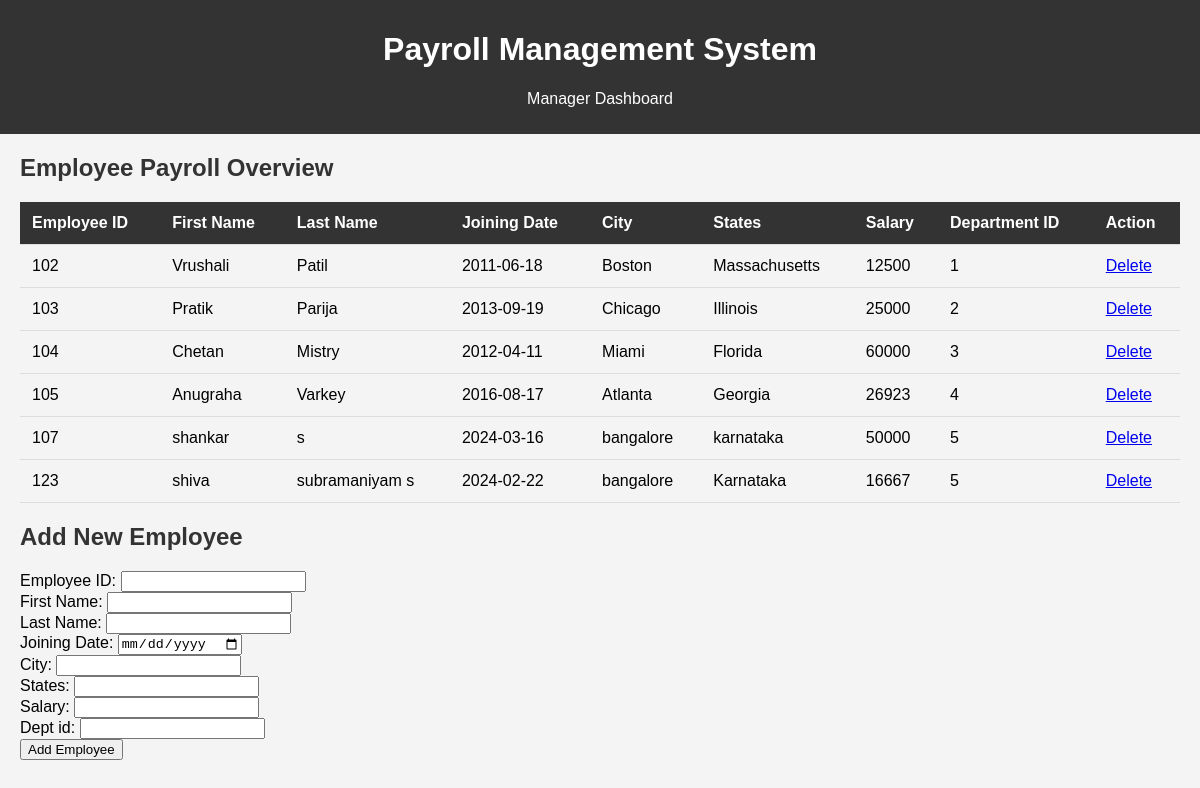
The page /add_emp1.php on the database its author committed.
### tables this page shows
CREATE TABLE `employee` (
  `emp_id` int(11) NOT NULL,
  `fname` varchar(50) NOT NULL,
  `lname` varchar(50) NOT NULL,
  `joining_date` date NOT NULL,
  `city` varchar(50) NOT NULL,
  `states` varchar(50) NOT NULL,
  `salary` int(11) NOT NULL,
  `dept_id` int(11) NOT NULL
);

### add_emp1.php (the view, shortened to what this page needs)
<?php
$host = "localhost";
$dbusername = "root";
$dbpassword = "";
$dbname = "project1";
try {
    $conn = new PDO("mysql:host=$host;dbname=$dbname", $dbusername, $dbpassword);
    $conn->setAttribute(PDO::ATTR_ERRMODE, PDO::ERRMODE_EXCEPTION);
    $sql = "SELECT emp_id, fname, lname, joining_date, city, states, salary,dept_id FROM employee";
    $stmt = $conn->prepare($sql);
    $stmt->execute();
    $employees = $stmt->fetchAll(PDO::FETCH_ASSOC);
} catch (PDOException $e) {
    echo "Error: " . $e->getMessage();
}
?>
<!DOCTYPE html>
<html lang="en">
<head>
</head>
<body>
    <header>
        <h1>Payroll Management System</h1>
        <p>Manager Dashboard</p>
    </header>
    <section>
        <h2>Employee Payroll Overview</h2>
        <table>
            <thead>
                <tr>
                    <th>Employee ID</th>
                    <th>First Name</th>
                    <th>Last Name</th>
                    <th>Joining Date</th>
                    <th>City</th>
                    <th>States</th>
                    <th>Salary</th>
                    <th>Department ID</th>
                    <th>Action</th>
                </tr>
            </thead>
            <tbody>
                <?php foreach ($employees as $employee): ?>
                    <tr>
                        <td><?= $employee['emp_id'] ?></td>
                        <td><?= $employee['fname'] ?></td>
                        <td><?= $employee['lname'] ?></td>
                        <td><?= $employee['joining_date'] ?></td>
                        <td><?= $employee['city'] ?></td>
                        <td><?= $employee['states'] ?></td>
                        <td><?= $employee['salary'] ?></td>
                        <td><?= $employee['dept_id'] ?></td>
                        <td><a href='delete_employee.php?id=<?= $employee['emp_id'] ?>'>Delete</a></td>
                    </tr>
                <?php endforeach; ?>
            </tbody>
        </table>
        <h2>Add New Employee</h2>
        <form action="add_emp1.php" method="POST">
            <label for="emp_id">Employee ID:</label>
            <input type="number" id="emp_id" name="emp_id" required><br>
            <label for="fname">First Name:</label>
            <input type="text" id="fname" name="fname" required><br>
            <label for="lname">Last Name:</label>
            <input type="text" id="lname" name="lname" required><br>
            <label for="joining_date">Joining Date:</label>
            <input type="date" id="joining_date" name="joining_date" required><br>
            <label for="city">City:</label>
            <input type="text" id="city" name="city" required><br>
            <label for="states">States:</label>
            <input type="text" id="states" name="states" required><br>
            <label for="salary">Salary:</label>
            <input type="number" id="salary" name="salary" required><br>
            <label for="dept_id">Dept id:</label>
            <input type="number" id="dept_id" name="dept_id" required><br>
            <input type="submit" value="Add Employee">
        </form>
    </section>
</body>
</html>

### add_emp1.php (style rules this page uses)
body { font-family: Arial, sans-serif; margin: 0; padding: 0; background-color: #f4f4f4; }
header { background-color: #333; color: #fff; padding: 10px; text-align: center; }
section { margin: 20px; }
table { width: 100%; border-collapse: collapse; margin-top: 20px; }
th, td { padding: 12px; text-align: left; border-bottom: 1px solid #ddd; }
th { background-color: #333; color: #fff; }
h2 { color: #333; }

### rows shown on the page
employee: emp_id "102", fname "Vrushali", lname "Patil", joining_date "2011-06-18", city "Boston", states "Massachusetts", salary "12500", dept "1"
employee: emp_id "103", fname "Pratik", lname "Parija", joining_date "2013-09-19", city "Chicago", states "Illinois", salary "25000", dept "2"
employee: emp_id "104", fname "Chetan", lname "Mistry", joining_date "2012-04-11", city "Miami", states "Florida", salary "60000", dept "3"
employee: emp_id "105", fname "Anugraha", lname "Varkey", joining_date "2016-08-17", city "Atlanta", states "Georgia", salary "26923", dept "4"
employee: emp_id "107", fname "shankar", lname "s", joining_date "2024-03-16", city "bangalore", states "karnataka", salary "50000", dept "5"
employee: emp_id "123", fname "shiva", lname "subramaniyam s", joining_date "2024-02-22", city "bangalore", states "Karnataka", salary "16667", dept "5"
